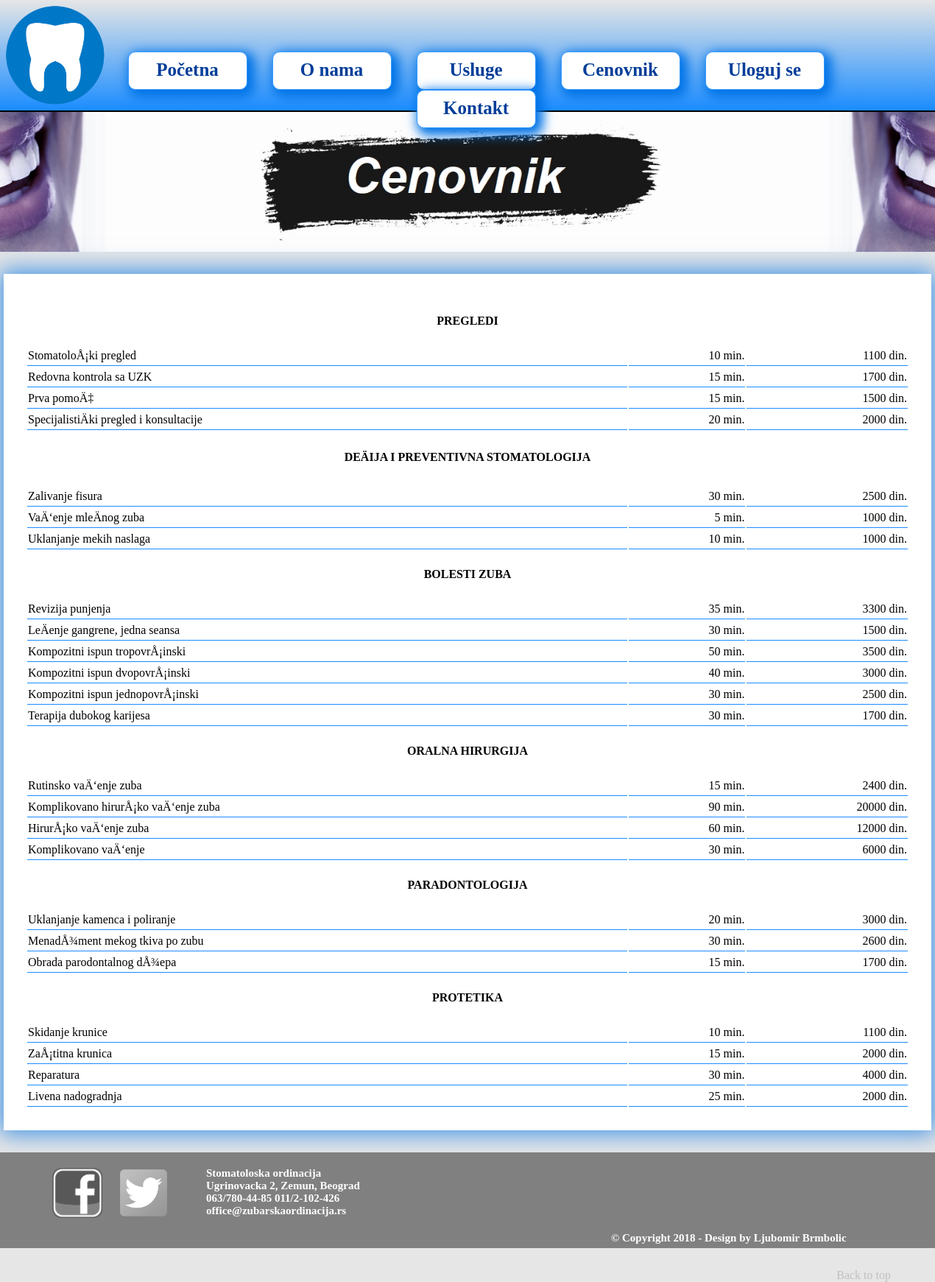
Screenshot of /cenovnik.php with the database file from the repository.
### tables this page shows
CREATE TABLE `usluga` (
  `id` int(10) UNSIGNED NOT NULL,
  `naziv` varchar(50) NOT NULL,
  `id_vrsta_usluge` int(10) UNSIGNED NOT NULL,
  `trajanje` int(10) UNSIGNED NOT NULL COMMENT 'u sekundama',
  `cena` int(10) UNSIGNED NOT NULL
);

CREATE TABLE `vrsta_usluge` (
  `id` int(10) UNSIGNED NOT NULL,
  `naziv` varchar(40) NOT NULL
);

### cenovnik.php (the view, shortened to what this page needs)
<?php
	require "inc/konekcija.php";
	require "inc/header.php";
?>
	<div id="cenovnikmain">
		<div id="zaglavljeslikacenovnik"></div>
		<div id="cenovnik">
			<table id="cenovnikt" align="center" width="100%">
				<?php
				$sqlQuery = "SELECT U.id AS id, U.naziv AS naziv, U.trajanje AS trajanje, U.cena AS cena, U.id_vrsta_usluge, V.naziv AS naslov
							FROM usluga U
							LEFT JOIN vrsta_usluge V ON U.id_vrsta_usluge = V.id
							ORDER BY id_vrsta_usluge";
				$res = mysqli_query($conn, $sqlQuery);
				$pomocna = 0;
				while($row = mysqli_fetch_assoc($res)){
					if($pomocna != $row['id_vrsta_usluge']){
						?>
					<tr class="blank"></tr>
					<th colspan="3"><?=$row['naslov']?></th>
					<tr class="blank"></tr>
						<?php
						}
						?>
					<tr>
						<td><?=$row['naziv']?></td>
						<td align="right"><?=($row['trajanje']/60)?> min.</td>
						<td align="right"><?=$row['cena']?> din.</td>
					</tr>
						<?php
					$pomocna = $row['id_vrsta_usluge'];
				}
					?>
			</table>
		</div>
	</div>
	<footer>
			<div id="facebook"></div>
			<div id="twitter"></div>
			<p id="p1">Stomatoloska ordinacija <br>
			Ugrinovacka 2, Zemun, Beograd <br>
			063/780-44-85  011/2-102-426 <br>
			office@zubarskaordinacija.rs</p>
			<p id="p2">© Copyright 2018 - Design by Ljubomir Brmbolic</p>
			<a href="#">Back to top</a>
		</footer>
	</body>
</html>

### inc/header.php (shortened to what this page needs)
<!DOCTYPE html>
<?php
	@include_once ("inc/funkcije.php");
	@include_once ("../../inc/funkcije.php");
?>
<html lang="sr">
    <head>
		<link rel="stylesheet" type="text/css" href="../../css/jquery.timepicker.css">
		<link rel="stylesheet" type="text/css" href="css/stil.css">
		<link rel="stylesheet" type="text/css" href="../css/stil.css">
		<link rel="stylesheet" type="text/css" href="../../css/stil.css">
    </head>
	<body>
		<header>
			<img id="logo" src=<?=(substr_count($_SERVER['PHP_SELF'], "/")==2)?"css/slike/dental-logo.png":"../../css/slike/dental-logo.png"?> alt="logo">
			<ul id="meni">
				<li><a href=<?=proveraLinka("index")?>>Početna</a></li>
				<li><a href=<?=proveraLinka("onama")?>>O nama</a></li>
				<li><a href=<?=proveraLinka("usluge")?>>Usluge</a></li>
				<li><a href=<?=proveraLinka("cenovnik")?>>Cenovnik</a></li>
			<?php if(!isset($_SESSION['korisnik'])){
			?>
				<li><a href=<?=proveraLinka("ulogujse")?>>Uloguj se</a></li>
			<?php
				}
			?>
				<li><a href=<?=proveraLinka("kontakt")?>>Kontakt</a></li>
			</ul>
		</header>

### inc/funkcije.php (shortened to what this page needs)
<?php
function proveraLinka($strana){
	$pojavljivanje = substr_count($_SERVER['PHP_SELF'], "/");
	echo $link;
}
?>

### css/stil.css (style rules this page uses)
body { margin: 0; padding: 0; min-height: 100vh; position: relative; background-color: #e6e6e6; }
body p { margin: 0; }
header { background: linear-gradient(to bottom, #e6e6e6, #1a8cff); height: 150px; position: fixed; top: 0; width: 100%; }
footer { width: 100%; height: 130px; background-color: #808080; position: absolute; bottom: 0; }
footer a { float: right; margin-top: 20px; margin-right: 60px; color: silver; text-decoration: none; }
#p1, #p2 { color: white; font-weight: bold; font-size: 15px; float: left; margin-top: 20px; }
#p1 { padding-left: 50px; }
#p2 { height: 30px; padding-left: 600px; }
#facebook, #twitter { margin-top: 20px; float: left; height: 70px; width: 70px; filter: grayscale(100%); }
#facebook { background-image: url("slike/facebook.png"); background-size: contain; margin-left: 70px; }
#twitter { background-image: url("slike/twitter.png"); background-size: contain; margin-left: 20px; }
#meni { height: 50px; width: 80%; margin: auto; margin-top: 70px; padding-right: 40px; list-style-type: none; text-align: center; }
#meni li { display: inline-block; border: 1px solid #3399ff; height: 50px; width: 160px; margin-left: 15px; margin-right: 15px; background-color: white; border-radius: 10px; box-shadow: 5px 5px 15px 5px rgba(0, 115, 230,1); }
#meni li a { display: block; text-decoration: none; color: #003d99; padding: 10px; text-align: center; font-weight: bold; font-size: 25px; }
#logo { float:left; width: 140px; margin: 5px; }
#cenovnikmain { min-height:100vh; width: 100%; padding-bottom: 160px; }
#zaglavljeslikacenovnik { margin-top: 150px; border-top: 2px solid black; width: 100%; height: 190px; background-image: url("slike/cenovnik.jpg"); background-size: cover; background-repeat: no-repeat; background-position: center; }
#cenovnik { width: 1200px; height: auto; margin: auto; margin-top: 30px; box-shadow: 0px 0px 30px 5px rgba(0, 115, 230,0.73); padding: 30px; background-color: white; }
#cenovnikt td { border-bottom: 1px solid #1a8cff; line-height: 24px; }
#cenovnikt th { text-transform: uppercase; }
.blank { border-style: none; height: 20px; }

### rows the page displays
usluga: id_vrsta_usluge.naziv "PREGLEDI", naziv "StomatoloÅ¡ki pregled", $row['trajanje']/60 "10", cena "1100"
usluga: naziv "Redovna kontrola sa UZK", $row['trajanje']/60 "15", cena "1700"
usluga: naziv "Prva pomoÄ‡", $row['trajanje']/60 "15", cena "1500"
usluga: naziv "SpecijalistiÄki pregled i konsultacije", $row['trajanje']/60 "20", cena "2000"
usluga: id_vrsta_usluge.naziv "DEÄIJA I PREVENTIVNA STOMATOLOGIJA", naziv "Zalivanje fisura", $row['trajanje']/60 "30", cena "2500"
usluga: naziv "VaÄ‘enje mleÄnog zuba", $row['trajanje']/60 "5", cena "1000"
usluga: naziv "Uklanjanje mekih naslaga", $row['trajanje']/60 "10", cena "1000"
usluga: id_vrsta_usluge.naziv "BOLESTI ZUBA", naziv "Revizija punjenja", $row['trajanje']/60 "35", cena "3300"
usluga: naziv "LeÄenje gangrene, jedna seansa", $row['trajanje']/60 "30", cena "1500"
usluga: naziv "Kompozitni ispun tropovrÅ¡inski", $row['trajanje']/60 "50", cena "3500"
usluga: naziv "Kompozitni ispun dvopovrÅ¡inski", $row['trajanje']/60 "40", cena "3000"
usluga: naziv "Kompozitni ispun jednopovrÅ¡inski", $row['trajanje']/60 "30", cena "2500"
usluga: naziv "Terapija dubokog karijesa", $row['trajanje']/60 "30", cena "1700"
usluga: id_vrsta_usluge.naziv "ORALNA HIRURGIJA", naziv "Rutinsko vaÄ‘enje zuba", $row['trajanje']/60 "15", cena "2400"
usluga: naziv "Komplikovano hirurÅ¡ko vaÄ‘enje zuba", $row['trajanje']/60 "90", cena "20000"
usluga: naziv "HirurÅ¡ko vaÄ‘enje zuba", $row['trajanje']/60 "60", cena "12000"
usluga: naziv "Komplikovano vaÄ‘enje", $row['trajanje']/60 "30", cena "6000"
usluga: id_vrsta_usluge.naziv "PARADONTOLOGIJA", naziv "Uklanjanje kamenca i poliranje", $row['trajanje']/60 "20", cena "3000"
usluga: naziv "MenadÅ¾ment mekog tkiva po zubu", $row['trajanje']/60 "30", cena "2600"
usluga: naziv "Obrada parodontalnog dÅ¾epa", $row['trajanje']/60 "15", cena "1700"
usluga: id_vrsta_usluge.naziv "PROTETIKA", naziv "Skidanje krunice", $row['trajanje']/60 "10", cena "1100"
usluga: naziv "ZaÅ¡titna krunica", $row['trajanje']/60 "15", cena "2000"
usluga: naziv "Reparatura", $row['trajanje']/60 "30", cena "4000"
usluga: naziv "Livena nadogradnja", $row['trajanje']/60 "25", cena "2000"
